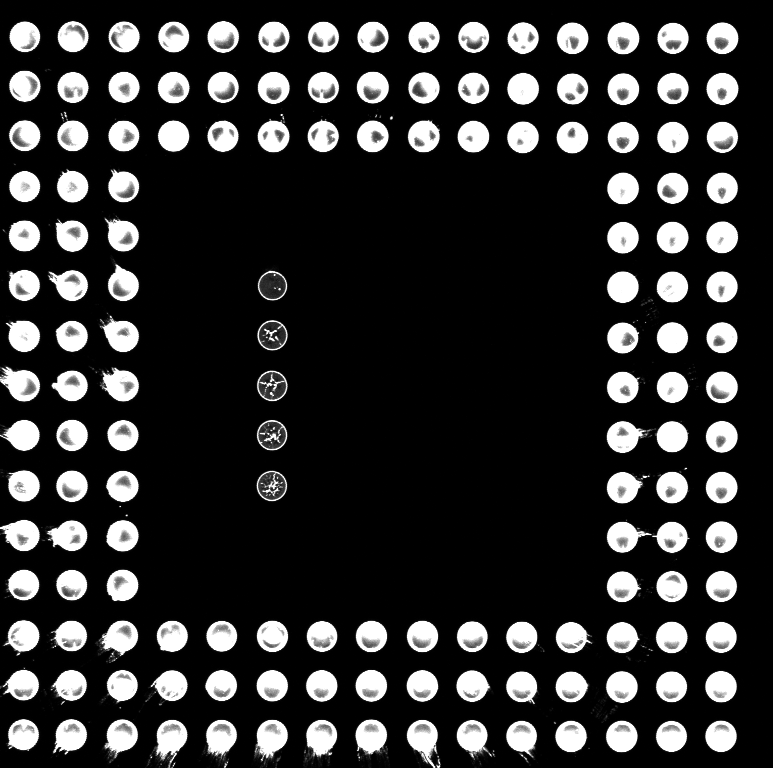
#> input picture 62,5.tif, 773 x 768 px
$ python SingleArray_process.py   (older library calls are emulated)
#> lines starting #> are read from the running program, lines starting #| are printed output that depends on the picture; after the words box and inside, x2 and y2 are one past the last pixel; in counts of white or black regions, pixels touching at a corner belong together; long printed decimals are rounded
# import libraries
import numpy as np
import cv2
import time

arrayCoords = []
# [4 lines left out: function mouseLocationClick, not called in this run]

def pullElementsFromList(datList,argument): # use this when you have a 2d list and want a specific element from each entry
    return [thatSpecificArgument[argument] for thatSpecificArgument in datList]

def circleDistanceSorter(circleArray,position,numberOfCircles):
    dist = []
    for i in circleArray[0,:]: # calculates the distance from each circle to the center of the array
        distanceFromCenter = np.sqrt( pow((i[0] - position[0]),2) + pow((i[1] - position[1]),2) )
        dist.append(distanceFromCenter) # stores those values into an array
    pointers = range(len(circles[0,:])) # makes a pointer array that matches the pointers in the "circle" list
    closestCircles = sorted(zip(dist,pointers),reverse=False)[:numberOfCircles] # sorts and returns the closest numberOfCaptureSpots ([:numberOfCaptureSpots]) circles
    return circleArray[0,pullElementsFromList(closestCircles,1)]

def circlePixelID(circleList): # output pixel locations of all circles within the list,
    circleIDpointer = 0
    pixelLocations = []
    for eachCircle in circleList:
        xCoordCirc = eachCircle[0] # separates the x and y coordinates of the center of the circles and the circle radius
        yCoordCirc = eachCircle[1]
        radiusCirc = eachCircle[2]
        for exesInCircle in range(( xCoordCirc - radiusCirc ),( xCoordCirc + radiusCirc )):
            whyRange = np.sqrt(pow(radiusCirc,2) - pow((exesInCircle - xCoordCirc),2)) #calculates the y-coordinates that define the top and bottom bounds of a slice (at x position) of the circle
            discreteWhyRange = int(whyRange)
            for whysInCircle in range(( yCoordCirc - discreteWhyRange),( yCoordCirc + discreteWhyRange)):
                pixelLocations.append([exesInCircle,whysInCircle,circleIDpointer])
        circleIDpointer = circleIDpointer + 1
    return pixelLocations


fileNameInput = "62,5.tif"
medianBlurArg = 3 # i think this is the sliding window size, it's a moving averager to remove some random noise
HoughCircDP = 1 # don't mess with this for now
HoughCircMinDist = 30 # the minimum distance between centers of circles (in pixels)
HoughCircParam1 = 30 # don't mess with this for now, it's used for edge detection
HoughCircParam2 = 16 # the smaller this is, the more circles will be detected (including false ones) and the larger this is, the more circles will be potentially returned. Test this though.
HoughCircMinRadius = 13 # the lower limit of detected circle radius (in pixels). capture spots (generated from the genepix) usually are around 14-16 pixels in radius
HoughCircMaxRadius = 30 # the upper limit of detected circle radius (in pixels)
numberOfCaptureSpots = 5

startTime = time.time()

imgRaw = cv2.imread(fileNameInput,0) # import the raw image here, currently set as "0,488.tif"
#> imgRaw is the input picture: shape (768, 773); min 0, max 255, mean 46.4
imgsmooth = cv2.medianBlur(imgRaw,medianBlurArg) # low pass filter the image, blurring a pixel with a 3 pixel sliding window
cimg = cv2.cvtColor(imgRaw,cv2.COLOR_GRAY2BGR) #converts raw image to grayscale
verificationImg = cimg.copy();

# this is the line of code that finds the circles in an image. more information about the parameters can be found at:
# https://www.pyimagesearch.com/2014/07/21/detecting-circles-images-using-opencv-hough-circles/

circles = cv2.HoughCircles(imgsmooth,cv2.cv.CV_HOUGH_GRADIENT,HoughCircDP,HoughCircMinDist,param1=HoughCircParam1,param2=HoughCircParam2,minRadius=HoughCircMinRadius,maxRadius=HoughCircMaxRadius)
#> circles = 149 rows, first 8: [123.5, 36.5, 15.5], [123.5, 135.5, 15.5], [24.5, 85.5, 15.8], [273.5, 36.5, 15.8], [570.5, 686.5, 15.2], [423.5, 87.5, 15.8], [372.5, 36.5, 15.8], [423.5, 36.5, 15.8]

# rounds and typecasts the circle information into unsigned 16 bit integers
circles = np.uint16(np.around(circles))
#> circles = 149 rows, first 8: [124, 36, 16], [124, 136, 16], [24, 86, 16], [274, 36, 16], [570, 686, 15], [424, 88, 16], [372, 36, 16], [424, 36, 16]

# the following variables are used to determine the center of the array.
# The x and y coordinates are added together first in the next for loop, and then
# the total x and y coordinate sums are divided by the number of counted circles

arrayCenterPosX = int(np.mean(circles[0,:][:,0]))
#> arrayCenterPosX = 368
arrayCenterPosY = int(np.mean(circles[0,:][:,1]))
#> arrayCenterPosY = 386
circleCount = len(circles[0,:][:,1])
#> circleCount = 149

for i in circles[0,:]:
    cv2.circle(cimg,(i[0],i[1]),i[2],(0,255,0),1) # draw the outer circle
    cv2.circle(cimg,(i[0],i[1]),2,(0,0,255),2) # draw the center of the circle
#> this loop made 149 passes
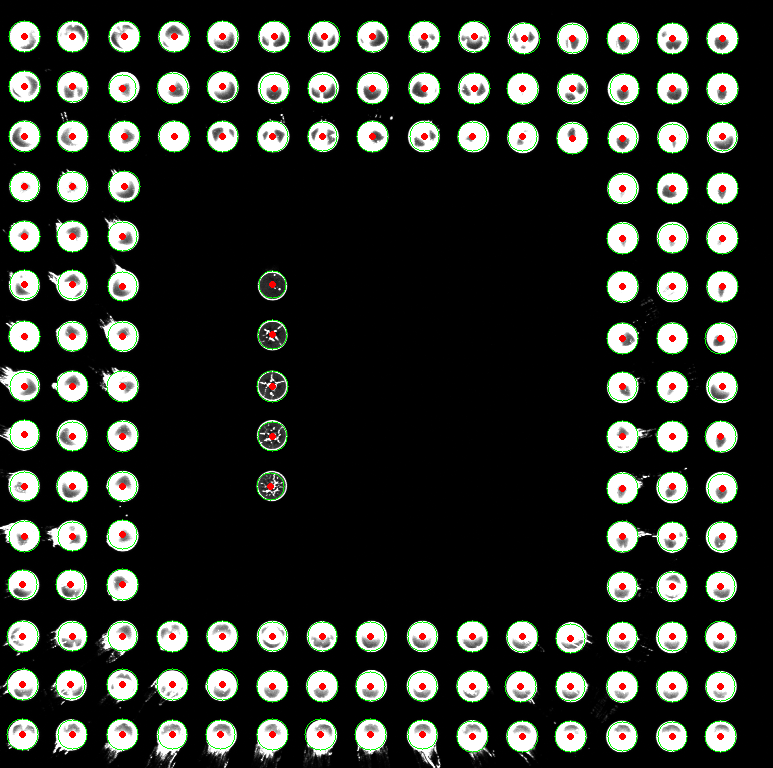
#> cimg: shape (768, 773, 3); 3.09% of pixels changed, all inside (x1, y1, x2, y2) = (6, 20, 739, 753)

# draws a blue marker at the calculated center of the array
cv2.circle(cimg,(arrayCenterPosX,arrayCenterPosY),5,(255,0,0),3)
#> cimg: shape (768, 773, 3); 0.03% of pixels changed, all inside (x1, y1, x2, y2) = (361, 379, 376, 394)

# compare the distance from the center and categorize which ones are closest (5 for now)
closestCirclesFromCenter = circleDistanceSorter(circles,[arrayCenterPosX,arrayCenterPosY],5)
#> the loop in circleDistanceSorter, `for i in circleArray[0,:]:` made 149 passes
#> (i, distanceFromCenter) on passes 1 to 8: ([124, 36, 16], 426.7), ([124, 136, 16], 349.3), ([24, 86, 16], 456.4), ([274, 36, 16], 362.4), ([570, 686, 15], 361.7), ([424, 88, 16], 303.2), ([372, 36, 16], 350), ([424, 36, 16], 354.5)
#> after the loop in circleDistanceSorter, `for i in circleArray[0,:]:`: dist = 149 values, max 496.4 at index 44, min 96 at index 9, mean 342.8
#> in circleDistanceSorter, `closestCircles = sorted(zip(dist,pointers),reverse=False)[:numberOfCir..`: closestCircles = [(96, 9), (108.2, 126), (109.2, 86), (140, 145), (140.1, 146)]
#> closestCirclesFromCenter = [[272, 386, 16], [272, 436, 15], [272, 334, 15], [270, 486, 14], [272, 284, 14]]

overallIntensities = []
captureSpotLocations = []
for circleInformation in closestCirclesFromCenter:
    xCoordCirc = circleInformation[0] # separates the x and y coordinates of the center of the circles and the circle radius
    yCoordCirc = circleInformation[1]
    radiusCirc = circleInformation[2]
    cv2.circle(cimg,(xCoordCirc,yCoordCirc),radiusCirc,(0,0,255),1) # plots detection circles / centers in red
    cv2.circle(cimg,(xCoordCirc,yCoordCirc),1,(0,255,0),2)
    # new code begin
    circIntensities = [] # start a new list of the circle intensities
    for exesInCircle in range(( xCoordCirc - radiusCirc ),( xCoordCirc + radiusCirc )):
        # for each x value in each circle
        whyRange = np.sqrt(pow(radiusCirc,2) - pow((exesInCircle - xCoordCirc),2)) #calculates the y-coordinates that define the top and bottom bounds of a slice (at x position) of the circle
        discreteWhyRange = int(whyRange)
        #print("at x-pos of " + str(exesInCircle) +" with calculated y-range of " + str(discreteWhyRange))
        for whysInCircle in range(( yCoordCirc - discreteWhyRange),( yCoordCirc + discreteWhyRange)):
            #print("raw image intensities: " + str(imgRaw[whysInCircle,exesInCircle])+" x: "+str(exesInCircle)+" y: "+str(whysInCircle))
            circIntensities.append(imgRaw[whysInCircle,exesInCircle]) # appends all pixel intensities within the circle in this list
            verificationImg[whysInCircle,exesInCircle]=[0,0,255] # colors red in all pixels within the circle, just for verification
    captureSpotLocations.append([xCoordCirc,yCoordCirc]) # appends the locations of all of the pixels within the circle
    overallIntensities.append(np.mean(circIntensities)) #takes the average of all the pixel intensities within the circle in question
#> this loop made 5 passes
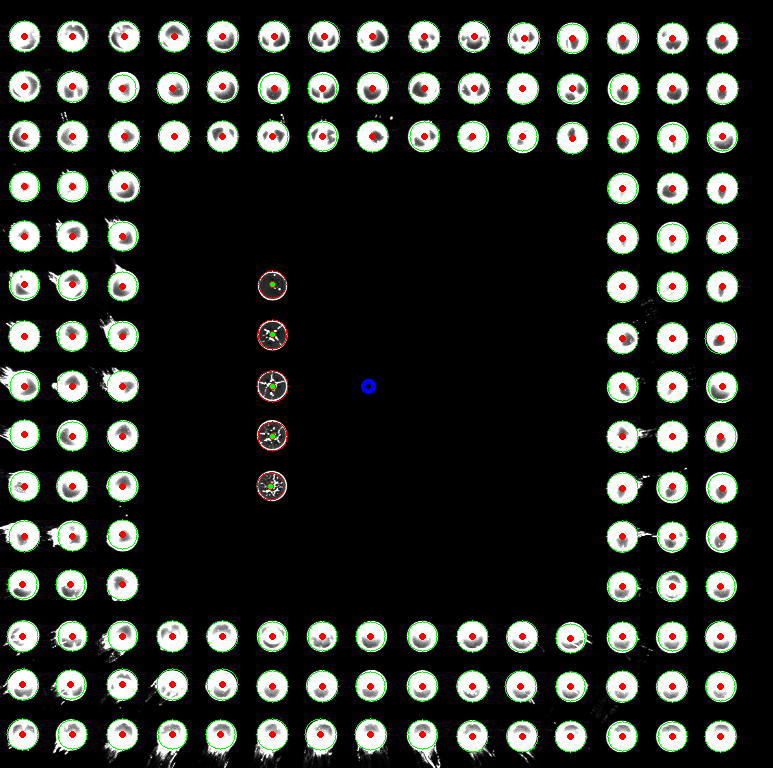
#> cimg: shape (768, 773, 3); mean B, G, R 40.5, 45.8, 42.9
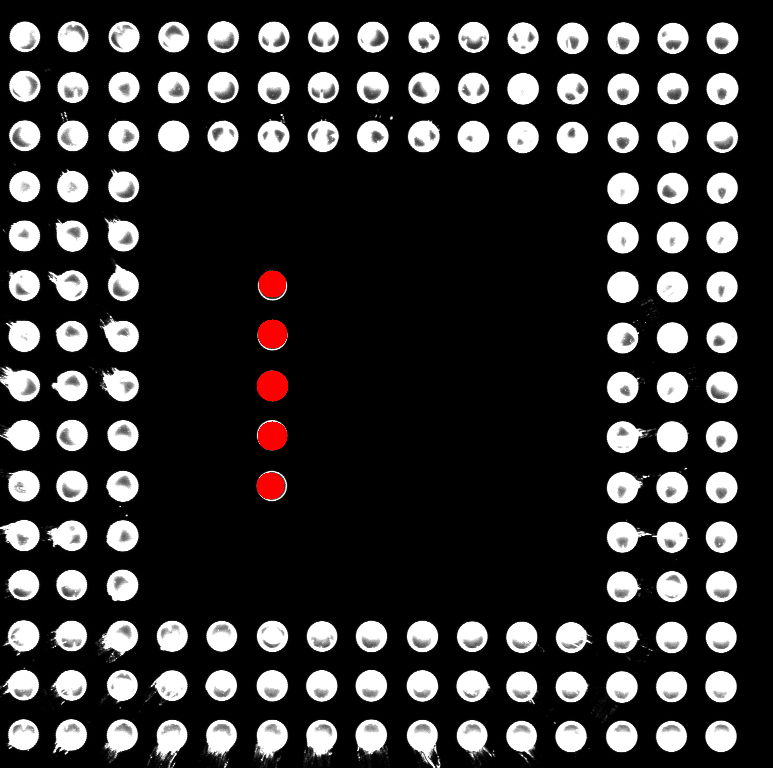
#> verificationImg: shape (768, 773, 3); 0.55% of pixels changed, all inside (x1, y1, x2, y2) = (257, 270, 288, 500)
#> after the loop, captureSpotLocations = [[272, 386], [272, 436], [272, 334], [270, 486], [272, 284]]; overallIntensities = [104.5, 101.1, 87.04, 99.34, 65.17]

#capturePixels = circlePixelID()
detectionCircles = circleDistanceSorter(circles,[arrayCenterPosX,arrayCenterPosY],len(circles[0,:]))[5:]
#> the loop in circleDistanceSorter (call 2), `for i in circleArray[0,:]:` made 149 passes
#> detectionCircles = 144 rows, first 8: [122, 386, 16], [370, 636, 15], [372, 136, 16], [122, 436, 16], [122, 336, 15], [622, 386, 15], [322, 636, 15], [322, 136, 15]
detectionPixels = circlePixelID(detectionCircles)
#> the loop in circlePixelID, `for eachCircle in circleList:` made 144 passes
#> after the loop in circlePixelID, `for eachCircle in circleList:`: circleIDpointer = 144; pixelLocations = 104590 items
#> detectionPixels = 104590 items
for each in detectionPixels:
    verificationImg[each[1],each[0]] = [0,255,0]
#> this loop made 104590 passes
#> each on passes 1 to 3: [107, 381, 0], [107, 382, 0], [107, 383, 0]
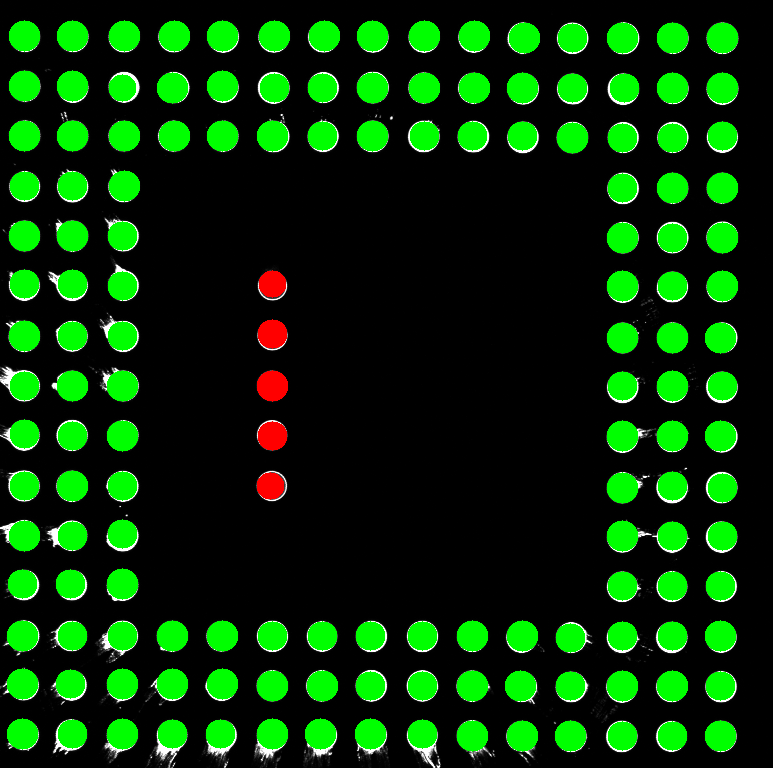
#> verificationImg: shape (768, 773, 3); 17.62% of pixels changed, all inside (x1, y1, x2, y2) = (7, 20, 738, 752)


finishedTime = time.time() - startTime

cv2.imshow('Raw Image',imgRaw) # show the original raw image
cv2.imshow('Raw Image with Superimposed, identified circles',cimg) # show the raw image with superimposed identified circles
cv2.imshow('Verification image',verificationImg)
cv2.waitKey(0) # press any key on the image window to close and terminate the program
cv2.destroyAllWindows()

print("done, with " + str(circleCount) + " circles identified in " + str(finishedTime) + " seconds") # prints out the number of identified circles for debugging purposes.
#| done, with 149 circles identified in 0.8851 seconds
print(str(overallIntensities))
#| [104.535, 101.069, 87.040, 99.336, 65.168]

$ run again, with 0,061.tif copied over 62,5.tif
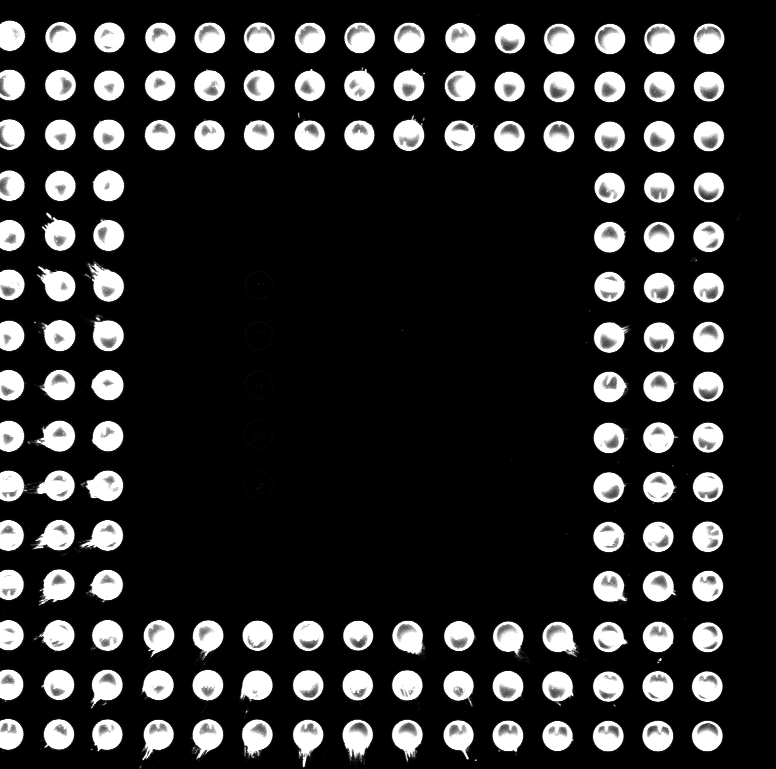
#> input picture 0,061.tif, 776 x 769 px
#> imgRaw is the input picture: shape (769, 776); min 0, max 255, mean 41.9
#> `circles = cv2.HoughCircles(imgsmooth,cv2.cv.CV_HOUGH_GRADIENT,HoughCir..`: circles = 144 rows, first 8: [609.5, 38.5, 15.2], [408.5, 85.5, 15.2], [207.5, 635.5, 15.2], [58.5, 684.5, 15.1], [558.5, 86.5, 15.5], [107.5, 435.5, 15.2], [609.5, 86.5, 15.5], [607.5, 735.5, 15.5]
#> `circles = np.uint16(np.around(circles))`: circles = 144 rows, first 8: [610, 38, 15], [408, 86, 15], [208, 636, 15], [58, 684, 15], [558, 86, 16], [108, 436, 15], [610, 86, 16], [608, 736, 16]
#> arrayCenterPosX = 358
#> arrayCenterPosY = 385
#> circleCount = 144
#> the loop `for i in circles[0,:]:` made 144 passes
#> after the loop `for i in circles[0,:]:`:
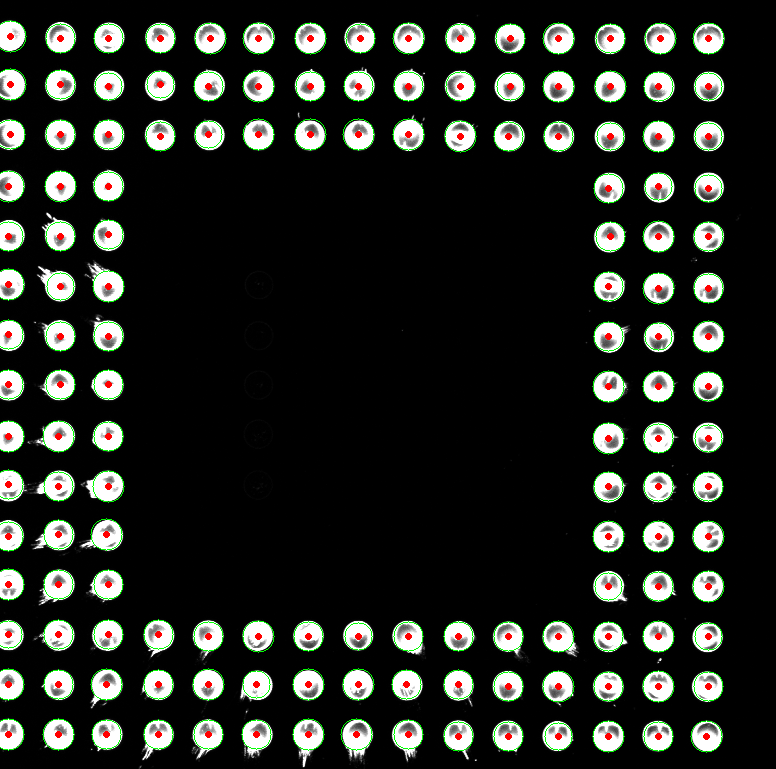
#> cimg: shape (769, 776, 3); 2.87% of pixels changed, all inside (x1, y1, x2, y2) = (0, 20, 725, 753)
#> the loop in circleDistanceSorter, `for i in circleArray[0,:]:` made 144 passes
#> (i, distanceFromCenter) on passes 1 to 8: ([610, 38, 15], 428.9), ([408, 86, 15], 303.2), ([208, 636, 15], 292.4), ([58, 684, 15], 423.6), ([558, 86, 16], 359.7), ([108, 436, 15], 255.1), ([610, 86, 16], 391), ([608, 736, 16], 430.9)
#> after the loop in circleDistanceSorter, `for i in circleArray[0,:]:`: dist = 144 values, max 494.3 at index 24, min 250 at index 12, mean 350.8
#> closestCircles = [(250, 12), (250, 43), (251, 66), (251, 78), (254.8, 67)]
#> closestCirclesFromCenter = [[108, 384, 15], [608, 386, 16], [358, 636, 14], [358, 134, 16], [108, 336, 15]]
#> the loop `for circleInformation in closestCirclesFromCenter:` made 5 passes
#> after the loop `for circleInformation in closestCirclesFromCenter:`: captureSpotLocations = [[108, 384], [608, 386], [358, 636], [358, 134], [108, 336]]; overallIntensities = [241.9, 218.2, 223.4, 211.4, 231.5]
#> the loop in circleDistanceSorter (call 2), `for i in circleArray[0,:]:` made 144 passes
#> detectionCircles = 139 rows, first 8: [608, 336, 15], [108, 436, 15], [310, 134, 16], [608, 438, 16], [408, 134, 16], [408, 636, 15], [308, 636, 15], [608, 286, 15]
#> the loop in circlePixelID, `for eachCircle in circleList:` made 139 passes
#> after the loop in circlePixelID, `for eachCircle in circleList:`: circleIDpointer = 139; pixelLocations = 86266 items
#> the loop `for each in detectionPixels:` made 86266 passes
#> each on passes 1 to 3: [594, 331, 0], [594, 332, 0], [594, 333, 0]
#> after the loop `for each in detectionPixels:`:
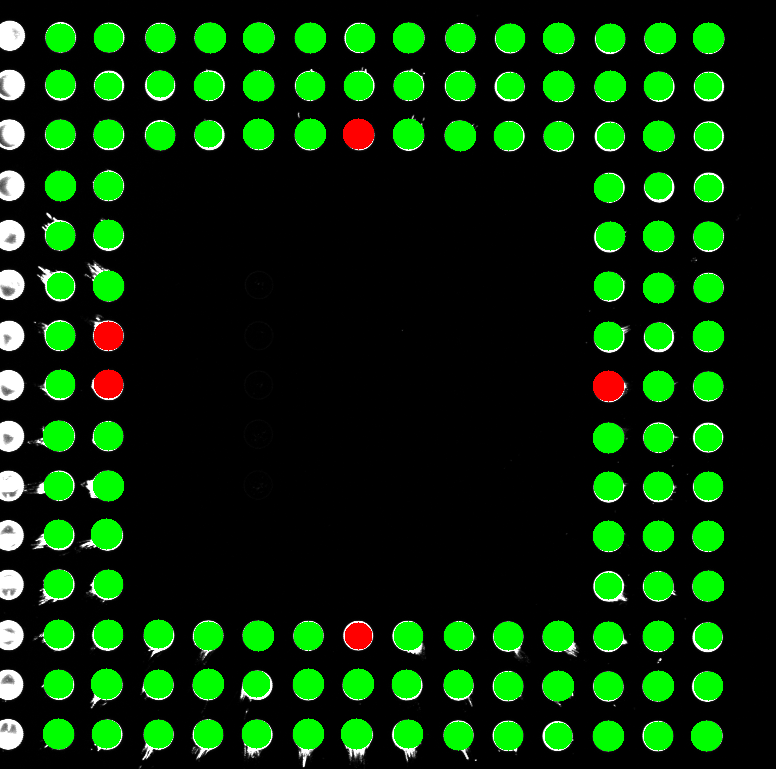
#> verificationImg: shape (769, 776, 3); mean B, G, R 8, 44.9, 9.5
#| done, with 144 circles identified in 0.8054 seconds
#| [241.907, 218.188, 223.413, 211.384, 231.524]
